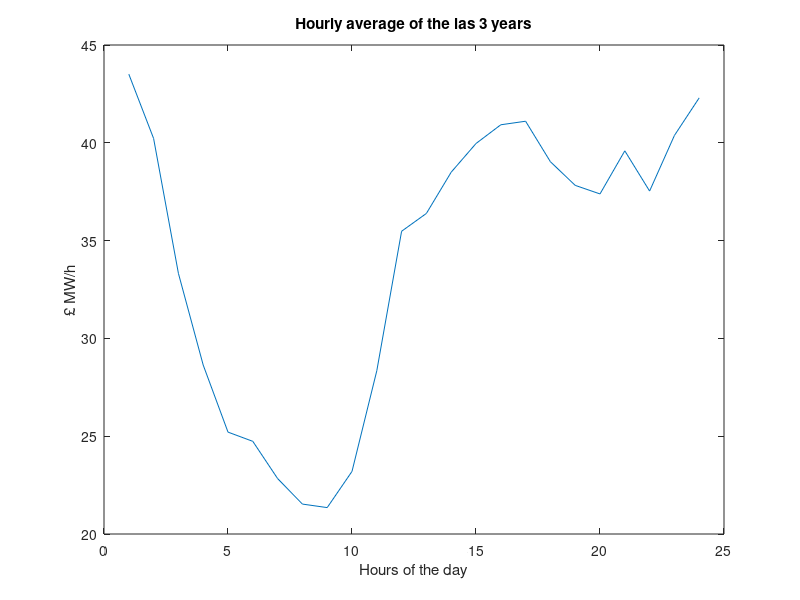

The MATLAB script that drew this image:
%[average_day, count_day] = uk_average_day ( yy2013, yy2014, yy2015 );
load('count_day.mat');
load('average_day.mat');

x = average_day./count_day;
x = x.';
x = 10.*x;
figure(1);
plot(x);
title('Hourly average of the las 3 years');
ylabel('£ MW/h');
xlabel('Hours of the day');